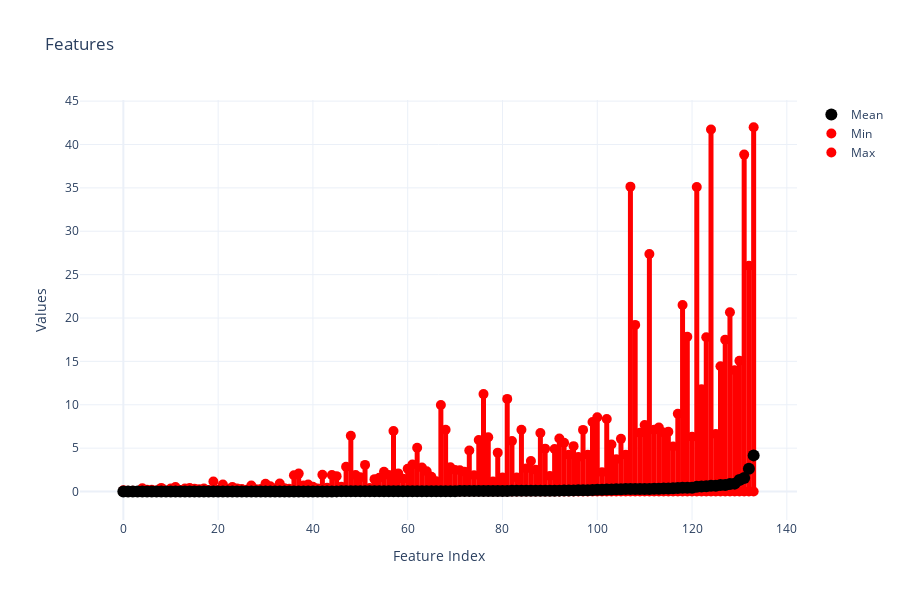

Notebook code cell kept with this figure:
### Code cell
plot_feature_spans(bacteria)

### Figure 1 — Plotly figure (JSON) as saved in the notebook; plotly's stock layout.template omitted (floating-point values rounded to 4 significant figures; data arrays with more than 128 entries replaced by an {"elided": "..."} marker saying what was removed)
{"data": [{"marker": {"color": "black", "size": 12}, "mode": "markers", "name": "Mean", "type": "scatter", "x": {"elided": "134 int values"}, "y": {"elided": "134 float values"}, "zorder": 3}, {"hoverinfo": "none", "line": {"color": "red", "dash": "solid", "width": 5}, "mode": "lines", "name": "Min to Max", "showlegend": false, "type": "scatter", "x": [0, 0], "y": [0, 0.1344]}, {"hoverinfo": "none", "line": {"color": "red", "dash": "solid", "width": 5}, "mode": "lines", "name": "Min to Max", "showlegend": false, "type": "scatter", "x": [1, 1], "y": [0, 0.09967]}, {"hoverinfo": "none", "line": {"color": "red", "dash": "solid", "width": 5}, "mode": "lines", "name": "Min to Max", "showlegend": false, "type": "scatter", "x": [2, 2], "y": [0, 0.09277]}, {"hoverinfo": "none", "line": {"color": "red", "dash": "solid", "width": 5}, "mode": "lines", "name": "Min to Max", "showlegend": false, "type": "scatter", "x": [3, 3], "y": [0, 0.02489]}, {"hoverinfo": "none", "line": {"color": "red", "dash": "solid", "width": 5}, "mode": "lines", "name": "Min to Max", "showlegend": false, "type": "scatter", "x": [4, 4], "y": [0, 0.3785]}, {"hoverinfo": "none", "line": {"color": "red", "dash": "solid", "width": 5}, "mode": "lines", "name": "Min to Max", "showlegend": false, "type": "scatter", "x": [5, 5], "y": [0, 0.2064]}, {"hoverinfo": "none", "line": {"color": "red", "dash": "solid", "width": 5}, "mode": "lines", "name": "Min to Max", "showlegend": false, "type": "scatter", "x": [6, 6], "y": [0, 0.207]}, {"hoverinfo": "none", "line": {"color": "red", "dash": "solid", "width": 5}, "mode": "lines", "name": "Min to Max", "showlegend": false, "type": "scatter", "x": [7, 7], "y": [0, 0.1273]}, {"hoverinfo": "none", "line": {"color": "red", "dash": "solid", "width": 5}, "mode": "lines", "name": "Min to Max", "showlegend": false, "type": "scatter", "x": [8, 8], "y": [0, 0.4153]}, {"hoverinfo": "none", "line": {"color": "red", "dash": "solid", "width": 5}, "mode": "lines", "name": "Min to Max", "showlegend": false, "type": "scatter", "x": [9, 9], "y": [0, 0.098]}, {"hoverinfo": "none", "line": {"color": "red", "dash": "solid", "width": 5}, "mode": "lines", "name": "Min to Max", "showlegend": false, "type": "scatter", "x": [10, 10], "y": [0, 0.3472]}, {"hoverinfo": "none", "line": {"color": "red", "dash": "solid", "width": 5}, "mode": "lines", "name": "Min to Max", "showlegend": false, "type": "scatter", "x": [11, 11], "y": [0, 0.5242]}, {"hoverinfo": "none", "line": {"color": "red", "dash": "solid", "width": 5}, "mode": "lines", "name": "Min to Max", "showlegend": false, "type": "scatter", "x": [12, 12], "y": [0, 0.1661]}, {"hoverinfo": "none", "line": {"color": "red", "dash": "solid", "width": 5}, "mode": "lines", "name": "Min to Max", "showlegend": false, "type": "scatter", "x": [13, 13], "y": [0, 0.3394]}, {"hoverinfo": "none", "line": {"color": "red", "dash": "solid", "width": 5}, "mode": "lines", "name": "Min to Max", "showlegend": false, "type": "scatter", "x": [14, 14], "y": [0, 0.4096]}, {"hoverinfo": "none", "line": {"color": "red", "dash": "solid", "width": 5}, "mode": "lines", "name": "Min to Max", "showlegend": false, "type": "scatter", "x": [15, 15], "y": [0, 0.3284]}, {"hoverinfo": "none", "line": {"color": "red", "dash": "solid", "width": 5}, "mode": "lines", "name": "Min to Max", "showlegend": false, "type": "scatter", "x": [16, 16], "y": [0, 0.2697]}, {"hoverinfo": "none", "line": {"color": "red", "dash": "solid", "width": 5}, "mode": "lines", "name": "Min to Max", "showlegend": false, "type": "scatter", "x": [17, 17], "y": [0, 0.3365]}, {"hoverinfo": "none", "line": {"color": "red", "dash": "solid", "width": 5}, "mode": "lines", "name": "Min to Max", "showlegend": false, "type": "scatter", "x": [18, 18], "y": [0, 0.1678]}, {"hoverinfo": "none", "line": {"color": "red", "dash": "solid", "width": 5}, "mode": "lines", "name": "Min to Max", "showlegend": false, "type": "scatter", "x": [19, 19], "y": [0, 1.156]}, {"hoverinfo": "none", "line": {"color": "red", "dash": "solid", "width": 5}, "mode": "lines", "name": "Min to Max", "showlegend": false, "type": "scatter", "x": [20, 20], "y": [0, 0.2067]}, {"hoverinfo": "none", "line": {"color": "red", "dash": "solid", "width": 5}, "mode": "lines", "name": "Min to Max", "showlegend": false, "type": "scatter", "x": [21, 21], "y": [0, 0.8037]}, {"hoverinfo": "none", "line": {"color": "red", "dash": "solid", "width": 5}, "mode": "lines", "name": "Min to Max", "showlegend": false, "type": "scatter", "x": [22, 22], "y": [0, 0.3118]}, {"hoverinfo": "none", "line": {"color": "red", "dash": "solid", "width": 5}, "mode": "lines", "name": "Min to Max", "showlegend": false, "type": "scatter", "x": [23, 23], "y": [0, 0.5127]}, {"hoverinfo": "none", "line": {"color": "red", "dash": "solid", "width": 5}, "mode": "lines", "name": "Min to Max", "showlegend": false, "type": "scatter", "x": [24, 24], "y": [0, 0.3594]}, {"hoverinfo": "none", "line": {"color": "red", "dash": "solid", "width": 5}, "mode": "lines", "name": "Min to Max", "showlegend": false, "type": "scatter", "x": [25, 25], "y": [0, 0.292]}, {"hoverinfo": "none", "line": {"color": "red", "dash": "solid", "width": 5}, "mode": "lines", "name": "Min to Max", "showlegend": false, "type": "scatter", "x": [26, 26], "y": [0, 0.2055]}, {"hoverinfo": "none", "line": {"color": "red", "dash": "solid", "width": 5}, "mode": "lines", "name": "Min to Max", "showlegend": false, "type": "scatter", "x": [27, 27], "y": [0, 0.6797]}, {"hoverinfo": "none", "line": {"color": "red", "dash": "solid", "width": 5}, "mode": "lines", "name": "Min to Max", "showlegend": false, "type": "scatter", "x": [28, 28], "y": [0, 0.2732]}, {"hoverinfo": "none", "line": {"color": "red", "dash": "solid", "width": 5}, "mode": "lines", "name": "Min to Max", "showlegend": false, "type": "scatter", "x": [29, 29], "y": [0, 0.291]}, {"hoverinfo": "none", "line": {"color": "red", "dash": "solid", "width": 5}, "mode": "lines", "name": "Min to Max", "showlegend": false, "type": "scatter", "x": [30, 30], "y": [0, 0.8968]}, {"hoverinfo": "none", "line": {"color": "red", "dash": "solid", "width": 5}, "mode": "lines", "name": "Min to Max", "showlegend": false, "type": "scatter", "x": [31, 31], "y": [0, 0.5991]}, {"hoverinfo": "none", "line": {"color": "red", "dash": "solid", "width": 5}, "mode": "lines", "name": "Min to Max", "showlegend": false, "type": "scatter", "x": [32, 32], "y": [0, 0.3511]}, {"hoverinfo": "none", "line": {"color": "red", "dash": "solid", "width": 5}, "mode": "lines", "name": "Min to Max", "showlegend": false, "type": "scatter", "x": [33, 33], "y": [0, 0.9262]}, {"hoverinfo": "none", "line": {"color": "red", "dash": "solid", "width": 5}, "mode": "lines", "name": "Min to Max", "showlegend": false, "type": "scatter", "x": [34, 34], "y": [0, 0.3788]}, {"hoverinfo": "none", "line": {"color": "red", "dash": "solid", "width": 5}, "mode": "lines", "name": "Min to Max", "showlegend": false, "type": "scatter", "x": [35, 35], "y": [0, 0.3129]}, {"hoverinfo": "none", "line": {"color": "red", "dash": "solid", "width": 5}, "mode": "lines", "name": "Min to Max", "showlegend": false, "type": "scatter", "x": [36, 36], "y": [0, 1.871]}, {"hoverinfo": "none", "line": {"color": "red", "dash": "solid", "width": 5}, "mode": "lines", "name": "Min to Max", "showlegend": false, "type": "scatter", "x": [37, 37], "y": [0, 2.063]}, {"hoverinfo": "none", "line": {"color": "red", "dash": "solid", "width": 5}, "mode": "lines", "name": "Min to Max", "showlegend": false, "type": "scatter", "x": [38, 38], "y": [0, 0.6882]}, {"hoverinfo": "none", "line": {"color": "red", "dash": "solid", "width": 5}, "mode": "lines", "name": "Min to Max", "showlegend": false, "type": "scatter", "x": [39, 39], "y": [0, 0.7939]}, {"hoverinfo": "none", "line": {"color": "red", "dash": "solid", "width": 5}, "mode": "lines", "name": "Min to Max", "showlegend": false, "type": "scatter", "x": [40, 40], "y": [0, 0.5453]}, {"hoverinfo": "none", "line": {"color": "red", "dash": "solid", "width": 5}, "mode": "lines", "name": "Min to Max", "showlegend": false, "type": "scatter", "x": [41, 41], "y": [0, 0.3608]}, {"hoverinfo": "none", "line": {"color": "red", "dash": "solid", "width": 5}, "mode": "lines", "name": "Min to Max", "showlegend": false, "type": "scatter", "x": [42, 42], "y": [0, 1.939]}, {"hoverinfo": "none", "line": {"color": "red", "dash": "solid", "width": 5}, "mode": "lines", "name": "Min to Max", "showlegend": false, "type": "scatter", "x": [43, 43], "y": [0, 0.4192]}, {"hoverinfo": "none", "line": {"color": "red", "dash": "solid", "width": 5}, "mode": "lines", "name": "Min to Max", "showlegend": false, "type": "scatter", "x": [44, 44], "y": [0, 1.911]}, {"hoverinfo": "none", "line": {"color": "red", "dash": "solid", "width": 5}, "mode": "lines", "name": "Min to Max", "showlegend": false, "type": "scatter", "x": [45, 45], "y": [0, 1.769]}, {"hoverinfo": "none", "line": {"color": "red", "dash": "solid", "width": 5}, "mode": "lines", "name": "Min to Max", "showlegend": false, "type": "scatter", "x": [46, 46], "y": [0, 0.5522]}, {"hoverinfo": "none", "line": {"color": "red", "dash": "solid", "width": 5}, "mode": "lines", "name": "Min to Max", "showlegend": false, "type": "scatter", "x": [47, 47], "y": [0, 2.861]}, {"hoverinfo": "none", "line": {"color": "red", "dash": "solid", "width": 5}, "mode": "lines", "name": "Min to Max", "showlegend": false, "type": "scatter", "x": [48, 48], "y": [0, 6.428]}, {"hoverinfo": "none", "line": {"color": "red", "dash": "solid", "width": 5}, "mode": "lines", "name": "Min to Max", "showlegend": false, "type": "scatter", "x": [49, 49], "y": [0, 1.9]}, {"hoverinfo": "none", "line": {"color": "red", "dash": "solid", "width": 5}, "mode": "lines", "name": "Min to Max", "showlegend": false, "type": "scatter", "x": [50, 50], "y": [0, 1.629]}, {"hoverinfo": "none", "line": {"color": "red", "dash": "solid", "width": 5}, "mode": "lines", "name": "Min to Max", "showlegend": false, "type": "scatter", "x": [51, 51], "y": [0, 3.067]}, {"hoverinfo": "none", "line": {"color": "red", "dash": "solid", "width": 5}, "mode": "lines", "name": "Min to Max", "showlegend": false, "type": "scatter", "x": [52, 52], "y": [0, 0.3942]}, {"hoverinfo": "none", "line": {"color": "red", "dash": "solid", "width": 5}, "mode": "lines", "name": "Min to Max", "showlegend": false, "type": "scatter", "x": [53, 53], "y": [0, 1.426]}, {"hoverinfo": "none", "line": {"color": "red", "dash": "solid", "width": 5}, "mode": "lines", "name": "Min to Max", "showlegend": false, "type": "scatter", "x": [54, 54], "y": [0, 1.589]}, {"hoverinfo": "none", "line": {"color": "red", "dash": "solid", "width": 5}, "mode": "lines", "name": "Min to Max", "showlegend": false, "type": "scatter", "x": [55, 55], "y": [0, 2.282]}, {"hoverinfo": "none", "line": {"color": "red", "dash": "solid", "width": 5}, "mode": "lines", "name": "Min to Max", "showlegend": false, "type": "scatter", "x": [56, 56], "y": [0, 1.917]}, {"hoverinfo": "none", "line": {"color": "red", "dash": "solid", "width": 5}, "mode": "lines", "name": "Min to Max", "showlegend": false, "type": "scatter", "x": [57, 57], "y": [0, 6.971]}, {"hoverinfo": "none", "line": {"color": "red", "dash": "solid", "width": 5}, "mode": "lines", "name": "Min to Max", "showlegend": false, "type": "scatter", "x": [58, 58], "y": [0, 2.089]}, {"hoverinfo": "none", "line": {"color": "red", "dash": "solid", "width": 5}, "mode": "lines", "name": "Min to Max", "showlegend": false, "type": "scatter", "x": [59, 59], "y": [0, 1.465]}, {"hoverinfo": "none", "line": {"color": "red", "dash": "solid", "width": 5}, "mode": "lines", "name": "Min to Max", "showlegend": false, "type": "scatter", "x": [60, 60], "y": [0, 2.623]}, {"hoverinfo": "none", "line": {"color": "red", "dash": "solid", "width": 5}, "mode": "lines", "name": "Min to Max", "showlegend": false, "type": "scatter", "x": [61, 61], "y": [0, 3.118]}, {"hoverinfo": "none", "line": {"color": "red", "dash": "solid", "width": 5}, "mode": "lines", "name": "Min to Max", "showlegend": false, "type": "scatter", "x": [62, 62], "y": [0, 5.04]}, {"hoverinfo": "none", "line": {"color": "red", "dash": "solid", "width": 5}, "mode": "lines", "name": "Min to Max", "showlegend": false, "type": "scatter", "x": [63, 63], "y": [0, 2.772]}, {"hoverinfo": "none", "line": {"color": "red", "dash": "solid", "width": 5}, "mode": "lines", "name": "Min to Max", "showlegend": false, "type": "scatter", "x": [64, 64], "y": [0, 2.334]}, {"hoverinfo": "none", "line": {"color": "red", "dash": "solid", "width": 5}, "mode": "lines", "name": "Min to Max", "showlegend": false, "type": "scatter", "x": [65, 65], "y": [0, 1.693]}, {"hoverinfo": "none", "line": {"color": "red", "dash": "solid", "width": 5}, "mode": "lines", "name": "Min to Max", "showlegend": false, "type": "scatter", "x": [66, 66], "y": [0, 1.173]}, {"hoverinfo": "none", "line": {"color": "red", "dash": "solid", "width": 5}, "mode": "lines", "name": "Min to Max", "showlegend": false, "type": "scatter", "x": [67, 67], "y": [0, 9.963]}, {"hoverinfo": "none", "line": {"color": "red", "dash": "solid", "width": 5}, "mode": "lines", "name": "Min to Max", "showlegend": false, "type": "scatter", "x": [68, 68], "y": [0, 7.125]}, {"hoverinfo": "none", "line": {"color": "red", "dash": "solid", "width": 5}, "mode": "lines", "name": "Min to Max", "showlegend": false, "type": "scatter", "x": [69, 69], "y": [0, 2.803]}, {"hoverinfo": "none", "line": {"color": "red", "dash": "solid", "width": 5}, "mode": "lines", "name": "Min to Max", "showlegend": false, "type": "scatter", "x": [70, 70], "y": [0, 2.478]}, {"hoverinfo": "none", "line": {"color": "red", "dash": "solid", "width": 5}, "mode": "lines", "name": "Min to Max", "showlegend": false, "type": "scatter", "x": [71, 71], "y": [0, 2.441]}, {"hoverinfo": "none", "line": {"color": "red", "dash": "solid", "width": 5}, "mode": "lines", "name": "Min to Max", "showlegend": false, "type": "scatter", "x": [72, 72], "y": [0, 2.29]}, {"hoverinfo": "none", "line": {"color": "red", "dash": "solid", "width": 5}, "mode": "lines", "name": "Min to Max", "showlegend": false, "type": "scatter", "x": [73, 73], "y": [0, 4.726]}, {"hoverinfo": "none", "line": {"color": "red", "dash": "solid", "width": 5}, "mode": "lines", "name": "Min to Max", "showlegend": false, "type": "scatter", "x": [74, 74], "y": [0, 1.864]}, {"hoverinfo": "none", "line": {"color": "red", "dash": "solid", "width": 5}, "mode": "lines", "name": "Min to Max", "showlegend": false, "type": "scatter", "x": [75, 75], "y": [0, 5.929]}, {"hoverinfo": "none", "line": {"color": "red", "dash": "solid", "width": 5}, "mode": "lines", "name": "Min to Max", "showlegend": false, "type": "scatter", "x": [76, 76], "y": [0, 11.23]}, {"hoverinfo": "none", "line": {"color": "red", "dash": "solid", "width": 5}, "mode": "lines", "name": "Min to Max", "showlegend": false, "type": "scatter", "x": [77, 77], "y": [0, 6.263]}, {"hoverinfo": "none", "line": {"color": "red", "dash": "solid", "width": 5}, "mode": "lines", "name": "Min to Max", "showlegend": false, "type": "scatter", "x": [78, 78], "y": [0, 1.166]}, {"hoverinfo": "none", "line": {"color": "red", "dash": "solid", "width": 5}, "mode": "lines", "name": "Min to Max", "showlegend": false, "type": "scatter", "x": [79, 79], "y": [0, 4.479]}, {"hoverinfo": "none", "line": {"color": "red", "dash": "solid", "width": 5}, "mode": "lines", "name": "Min to Max", "showlegend": false, "type": "scatter", "x": [80, 80], "y": [0, 1.619]}, {"hoverinfo": "none", "line": {"color": "red", "dash": "solid", "width": 5}, "mode": "lines", "name": "Min to Max", "showlegend": false, "type": "scatter", "x": [81, 81], "y": [0, 10.67]}, {"hoverinfo": "none", "line": {"color": "red", "dash": "solid", "width": 5}, "mode": "lines", "name": "Min to Max", "showlegend": false, "type": "scatter", "x": [82, 82], "y": [0, 5.818]}, {"hoverinfo": "none", "line": {"color": "red", "dash": "solid", "width": 5}, "mode": "lines", "name": "Min to Max", "showlegend": false, "type": "scatter", "x": [83, 83], "y": [0, 1.607]}, {"hoverinfo": "none", "line": {"color": "red", "dash": "solid", "width": 5}, "mode": "lines", "name": "Min to Max", "showlegend": false, "type": "scatter", "x": [84, 84], "y": [0, 7.11]}, {"hoverinfo": "none", "line": {"color": "red", "dash": "solid", "width": 5}, "mode": "lines", "name": "Min to Max", "showlegend": false, "type": "scatter", "x": [85, 85], "y": [0, 2.648]}, {"hoverinfo": "none", "line": {"color": "red", "dash": "solid", "width": 5}, "mode": "lines", "name": "Min to Max", "showlegend": false, "type": "scatter", "x": [86, 86], "y": [0, 3.517]}, {"hoverinfo": "none", "line": {"color": "red", "dash": "solid", "width": 5}, "mode": "lines", "name": "Min to Max", "showlegend": false, "type": "scatter", "x": [87, 87], "y": [0, 2.505]}, {"hoverinfo": "none", "line": {"color": "red", "dash": "solid", "width": 5}, "mode": "lines", "name": "Min to Max", "showlegend": false, "type": "scatter", "x": [88, 88], "y": [0, 6.753]}, {"hoverinfo": "none", "line": {"color": "red", "dash": "solid", "width": 5}, "mode": "lines", "name": "Min to Max", "showlegend": false, "type": "scatter", "x": [89, 89], "y": [0, 4.939]}, {"hoverinfo": "none", "line": {"color": "red", "dash": "solid", "width": 5}, "mode": "lines", "name": "Min to Max", "showlegend": false, "type": "scatter", "x": [90, 90], "y": [0, 1.801]}, {"hoverinfo": "none", "line": {"color": "red", "dash": "solid", "width": 5}, "mode": "lines", "name": "Min to Max", "showlegend": false, "type": "scatter", "x": [91, 91], "y": [0, 4.909]}, {"hoverinfo": "none", "line": {"color": "red", "dash": "solid", "width": 5}, "mode": "lines", "name": "Min to Max", "showlegend": false, "type": "scatter", "x": [92, 92], "y": [0, 6.11]}, {"hoverinfo": "none", "line": {"color": "red", "dash": "solid", "width": 5}, "mode": "lines", "name": "Min to Max", "showlegend": false, "type": "scatter", "x": [93, 93], "y": [0, 5.622]}, {"hoverinfo": "none", "line": {"color": "red", "dash": "solid", "width": 5}, "mode": "lines", "name": "Min to Max", "showlegend": false, "type": "scatter", "x": [94, 94], "y": [0, 4.246]}, {"hoverinfo": "none", "line": {"color": "red", "dash": "solid", "width": 5}, "mode": "lines", "name": "Min to Max", "showlegend": false, "type": "scatter", "x": [95, 95], "y": [0, 5.23]}, {"hoverinfo": "none", "line": {"color": "red", "dash": "solid", "width": 5}, "mode": "lines", "name": "Min to Max", "showlegend": false, "type": "scatter", "x": [96, 96], "y": [0, 3.982]}, {"hoverinfo": "none", "line": {"color": "red", "dash": "solid", "width": 5}, "mode": "lines", "name": "Min to Max", "showlegend": false, "type": "scatter", "x": [97, 97], "y": [0, 7.103]}, {"hoverinfo": "none", "line": {"color": "red", "dash": "solid", "width": 5}, "mode": "lines", "name": "Min to Max", "showlegend": false, "type": "scatter", "x": [98, 98], "y": [0, 4.239]}, {"hoverinfo": "none", "line": {"color": "red", "dash": "solid", "width": 5}, "mode": "lines", "name": "Min to Max", "showlegend": false, "type": "scatter", "x": [99, 99], "y": [0, 8.011]}, {"hoverinfo": "none", "line": {"color": "red", "dash": "solid", "width": 5}, "mode": "lines", "name": "Min to Max", "showlegend": false, "type": "scatter", "x": [100, 100], "y": [0, 8.569]}, {"hoverinfo": "none", "line": {"color": "red", "dash": "solid", "width": 5}, "mode": "lines", "name": "Min to Max", "showlegend": false, "type": "scatter", "x": [101, 101], "y": [0, 2.231]}, {"hoverinfo": "none", "line": {"color": "red", "dash": "solid", "width": 5}, "mode": "lines", "name": "Min to Max", "showlegend": false, "type": "scatter", "x": [102, 102], "y": [0, 8.36]}, {"hoverinfo": "none", "line": {"color": "red", "dash": "solid", "width": 5}, "mode": "lines", "name": "Min to Max", "showlegend": false, "type": "scatter", "x": [103, 103], "y": [0, 5.421]}, {"hoverinfo": "none", "line": {"color": "red", "dash": "solid", "width": 5}, "mode": "lines", "name": "Min to Max", "showlegend": false, "type": "scatter", "x": [104, 104], "y": [0, 3.715]}, {"hoverinfo": "none", "line": {"color": "red", "dash": "solid", "width": 5}, "mode": "lines", "name": "Min to Max", "showlegend": false, "type": "scatter", "x": [105, 105], "y": [0, 6.069]}, {"hoverinfo": "none", "line": {"color": "red", "dash": "solid", "width": 5}, "mode": "lines", "name": "Min to Max", "showlegend": false, "type": "scatter", "x": [106, 106], "y": [0, 4.25]}, {"hoverinfo": "none", "line": {"color": "red", "dash": "solid", "width": 5}, "mode": "lines", "name": "Min to Max", "showlegend": false, "type": "scatter", "x": [107, 107], "y": [0, 35.14]}, {"hoverinfo": "none", "line": {"color": "red", "dash": "solid", "width": 5}, "mode": "lines", "name": "Min to Max", "showlegend": false, "type": "scatter", "x": [108, 108], "y": [0, 19.2]}, {"hoverinfo": "none", "line": {"color": "red", "dash": "solid", "width": 5}, "mode": "lines", "name": "Min to Max", "showlegend": false, "type": "scatter", "x": [109, 109], "y": [0, 6.786]}, {"hoverinfo": "none", "line": {"color": "red", "dash": "solid", "width": 5}, "mode": "lines", "name": "Min to Max", "showlegend": false, "type": "scatter", "x": [110, 110], "y": [0, 7.66]}, {"hoverinfo": "none", "line": {"color": "red", "dash": "solid", "width": 5}, "mode": "lines", "name": "Min to Max", "showlegend": false, "type": "scatter", "x": [111, 111], "y": [0, 27.37]}, {"hoverinfo": "none", "line": {"color": "red", "dash": "solid", "width": 5}, "mode": "lines", "name": "Min to Max", "showlegend": false, "type": "scatter", "x": [112, 112], "y": [0, 7.109]}, {"hoverinfo": "none", "line": {"color": "red", "dash": "solid", "width": 5}, "mode": "lines", "name": "Min to Max", "showlegend": false, "type": "scatter", "x": [113, 113], "y": [0, 7.385]}, {"hoverinfo": "none", "line": {"color": "red", "dash": "solid", "width": 5}, "mode": "lines", "name": "Min to Max", "showlegend": false, "type": "scatter", "x": [114, 114], "y": [0, 6.807]}, {"hoverinfo": "none", "line": {"color": "red", "dash": "solid", "width": 5}, "mode": "lines", "name": "Min to Max", "showlegend": false, "type": "scatter", "x": [115, 115], "y": [0, 6.882]}, {"hoverinfo": "none", "line": {"color": "red", "dash": "solid", "width": 5}, "mode": "lines", "name": "Min to Max", "showlegend": false, "type": "scatter", "x": [116, 116], "y": [0, 5.194]}, {"hoverinfo": "none", "line": {"color": "red", "dash": "solid", "width": 5}, "mode": "lines", "name": "Min to Max", "showlegend": false, "type": "scatter", "x": [117, 117], "y": [0, 8.966]}, {"hoverinfo": "none", "line": {"color": "red", "dash": "solid", "width": 5}, "mode": "lines", "name": "Min to Max", "showlegend": false, "type": "scatter", "x": [118, 118], "y": [0, 21.5]}, {"hoverinfo": "none", "line": {"color": "red", "dash": "solid", "width": 5}, "mode": "lines", "name": "Min to Max", "showlegend": false, "type": "scatter", "x": [119, 119], "y": [0, 17.85]}, {"hoverinfo": "none", "line": {"color": "red", "dash": "solid", "width": 5}, "mode": "lines", "name": "Min to Max", "showlegend": false, "type": "scatter", "x": [120, 120], "y": [0, 6.326]}, {"hoverinfo": "none", "line": {"color": "red", "dash": "solid", "width": 5}, "mode": "lines", "name": "Min to Max", "showlegend": false, "type": "scatter", "x": [121, 121], "y": [0, 35.09]}, {"hoverinfo": "none", "line": {"color": "red", "dash": "solid", "width": 5}, "mode": "lines", "name": "Min to Max", "showlegend": false, "type": "scatter", "x": [122, 122], "y": [0, 11.8]}, {"hoverinfo": "none", "line": {"color": "red", "dash": "solid", "width": 5}, "mode": "lines", "name": "Min to Max", "showlegend": false, "type": "scatter", "x": [123, 123], "y": [0, 17.78]}, {"hoverinfo": "none", "line": {"color": "red", "dash": "solid", "width": 5}, "mode": "lines", "name": "Min to Max", "showlegend": false, "type": "scatter", "x": [124, 124], "y": [0, 41.73]}, {"hoverinfo": "none", "line": {"color": "red", "dash": "solid", "width": 5}, "mode": "lines", "name": "Min to Max", "showlegend": false, "type": "scatter", "x": [125, 125], "y": [0, 6.638]}, {"hoverinfo": "none", "line": {"color": "red", "dash": "solid", "width": 5}, "mode": "lines", "name": "Min to Max", "showlegend": false, "type": "scatter", "x": [126, 126], "y": [0, 14.44]}, {"hoverinfo": "none", "line": {"color": "red", "dash": "solid", "width": 5}, "mode": "lines", "name": "Min to Max", "showlegend": false, "type": "scatter", "x": [127, 127], "y": [0, 17.5]}, {"hoverinfo": "none", "line": {"color": "red", "dash": "solid", "width": 5}, "mode": "lines", "name": "Min to Max", "showlegend": false, "type": "scatter", "x": [128, 128], "y": [0, 20.67]}, {"hoverinfo": "none", "line": {"color": "red", "dash": "solid", "width": 5}, "mode": "lines", "name": "Min to Max", "showlegend": false, "type": "scatter", "x": [129, 129], "y": [0, 13.98]}, {"hoverinfo": "none", "line": {"color": "red", "dash": "solid", "width": 5}, "mode": "lines", "name": "Min to Max", "showlegend": false, "type": "scatter", "x": [130, 130], "y": [0, 15.06]}, {"hoverinfo": "none", "line": {"color": "red", "dash": "solid", "width": 5}, "mode": "lines", "name": "Min to Max", "showlegend": false, "type": "scatter", "x": [131, 131], "y": [0, 38.83]}, {"hoverinfo": "none", "line": {"color": "red", "dash": "solid", "width": 5}, "mode": "lines", "name": "Min to Max", "showlegend": false, "type": "scatter", "x": [132, 132], "y": [0, 26.02]}, {"hoverinfo": "none", "line": {"color": "red", "dash": "solid", "width": 5}, "mode": "lines", "name": "Min to Max", "showlegend": false, "type": "scatter", "x": [133, 133], "y": [0, 41.99]}, {"marker": {"color": "red", "size": 10}, "mode": "markers", "name": "Min", "type": "scatter", "x": {"elided": "134 int values"}, "y": {"elided": "134 float values"}}, {"marker": {"color": "red", "size": 10}, "mode": "markers", "name": "Max", "type": "scatter", "x": {"elided": "134 int values"}, "y": {"elided": "134 float values"}}], "layout": {"height": 600, "hovermode": "x unified", "title": {"text": "Features"}, "xaxis": {"title": {"text": "Feature Index"}}, "yaxis": {"title": {"text": "Values"}}}}
